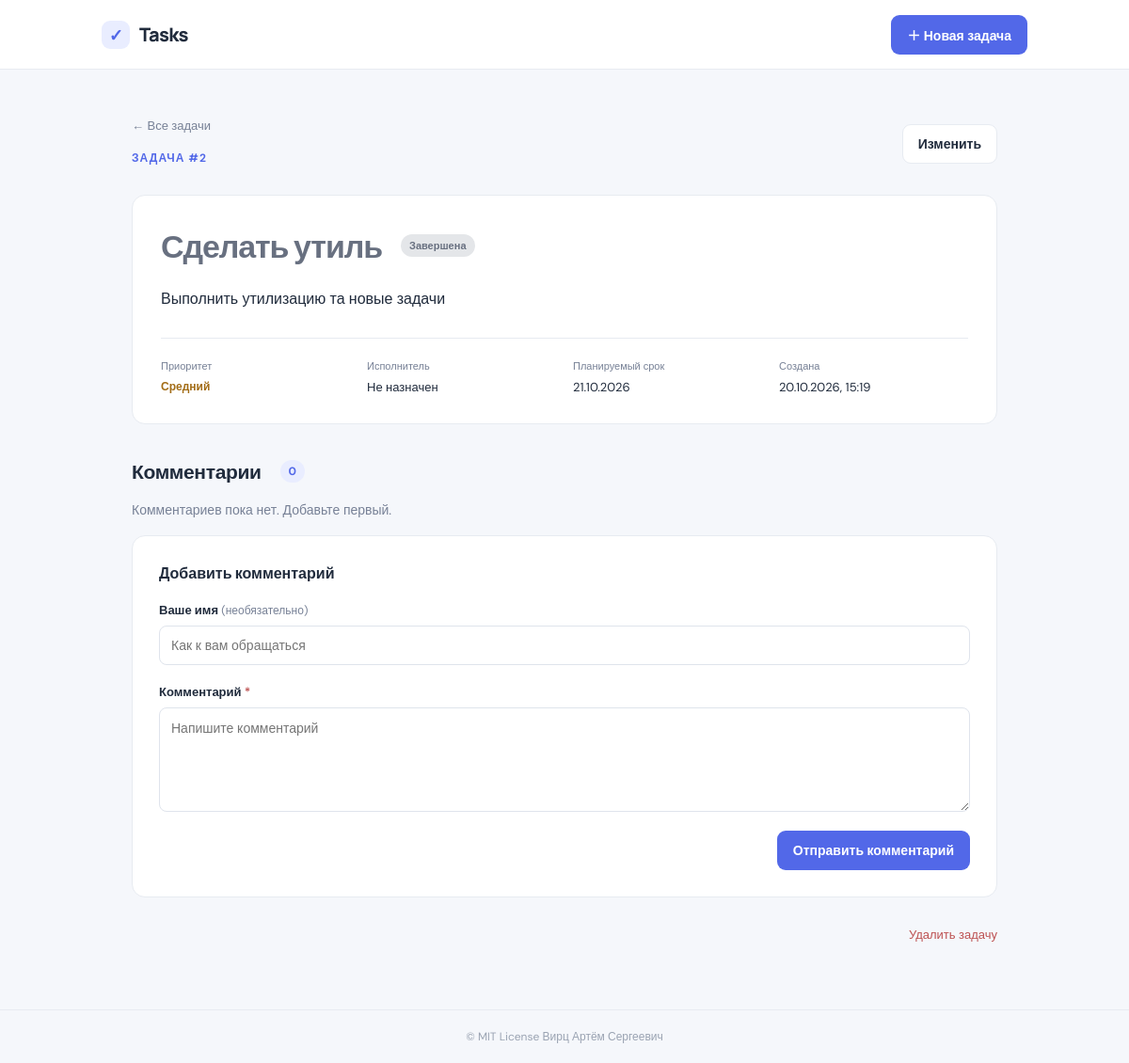
Page /tasks/2 on the committed database.
### tables this page shows
CREATE TABLE tasks (
                id INTEGER PRIMARY KEY AUTOINCREMENT,
                title TEXT NOT NULL,
                description TEXT NOT NULL DEFAULT '',
                due_date TEXT,
                priority TEXT NOT NULL CHECK (priority IN ('low', 'medium', 'high')),
                status TEXT NOT NULL CHECK (status IN ('new', 'in_progress', 'completed')),
                assignee TEXT NOT NULL DEFAULT '',
                created_at TEXT NOT NULL DEFAULT CURRENT_TIMESTAMP
            );

### app.py (the view)
    @app.get("/tasks/<int:task_id>")
    def task_detail(task_id):
        task = get_task(task_id)
        comments = get_db().execute(
            "SELECT * FROM comments WHERE task_id = ? ORDER BY created_at, id",
            (task_id,),
        ).fetchall()
        return render_template("task_detail.html", task=task, comments=comments)

### templates/task_detail.html (shortened to what this page needs)
{% extends "base.html" %}
{% block content %}
  <div class="page-heading compact-heading">
    <div>
      <a class="back-link" href="{{ url_for('index') }}">← Все задачи</a>
      <p class="eyebrow">Задача #{{ task.id }}</p>
    </div>
    <a class="button button-secondary" href="{{ url_for('edit_task', task_id=task.id) }}">Изменить</a>
  </div>
  <article class="detail-card{% if task.status == 'completed' %} detail-card-completed{% endif %}">
    <div class="detail-title-row">
      <h1>{{ task.title }}</h1>
      <span class="badge badge-{{ task.status }}">{{ STATUSES[task.status] }}</span>
    </div>
    {% if task.description %}
      <div class="detail-description">{{ task.description }}</div>
    {% else %}
      <p class="muted">Описание не добавлено.</p>
    {% endif %}
    <div class="detail-meta">
      <div><span class="meta-label">Приоритет</span><span class="priority priority-{{ task.priority }}">{{ PRIORITIES[task.priority] }}</span></div>
      <div><span class="meta-label">Исполнитель</span><span>{{ task.assignee or "Не назначен" }}</span></div>
      <div><span class="meta-label">Планируемый срок</span><span>{{ format_date(task.due_date) or "Не указан" }}</span></div>
      <div><span class="meta-label">Создана</span><span>{{ format_date(task.created_at) }}</span></div>
    </div>
  </article>
  <section class="comments-section">
    <div class="section-heading">
      <h2>Комментарии</h2>
      <span class="comment-count">{{ comments|length }}</span>
    </div>
    {% if comments %}
      <div class="comment-list">
        {% for comment in comments %}
          <article class="comment">
            <div class="comment-header">
              <strong>{{ comment.author or "Без имени" }}</strong>
              <time>{{ format_date(comment.created_at) }}</time>
            </div>
            <p>{{ comment.body }}</p>
          </article>
        {% endfor %}
      </div>
    {% else %}
      <p class="muted no-comments">Комментариев пока нет. Добавьте первый.</p>
    {% endif %}
    <form class="form-card comment-form" method="post"
          action="{{ url_for('add_comment', task_id=task.id) }}">
      <h3>Добавить комментарий</h3>
      <div class="field">
        <label for="author">Ваше имя <span class="optional">(необязательно)</span></label>
        <input id="author" name="author" type="text" maxlength="100" placeholder="Как к вам обращаться">
      </div>
      <div class="field">
        <label for="body">Комментарий <span class="required">*</span></label>
        <textarea id="body" name="body" rows="4" maxlength="5000" required
                  placeholder="Напишите комментарий"></textarea>
      </div>
      <div class="form-actions">
        <button class="button button-primary" type="submit">Отправить комментарий</button>
      </div>
    </form>
  </section>
  <form class="delete-form" method="post" action="{{ url_for('delete_task', task_id=task.id) }}"
        onsubmit="return confirm('Удалить задачу и все её комментарии?');">
    <button class="text-button danger-text" type="submit">Удалить задачу</button>
  </form>
{% endblock %}

### static/style.css (style rules this page uses)
:root { color-scheme: light; --ink: #202b3c; --muted: #778196; --line: #e7ebf1; --surface: #ffffff; --background: #f5f7fb; --primary: #5268e8; --primary-dark: #4054d1; --green: #23856a; --red: #bd5151; font-family: "DM Sans", sans-serif; background: var(--background); color: var(--ink); }
* { box-sizing: border-box; }
body { margin: 0; min-height: 100vh; display: flex; flex-direction: column; }
a { color: inherit; text-decoration: none; }
button, input, textarea, select { font: inherit; }
.page-heading, .detail-title-row, .task-title-row, .section-heading { display: flex; align-items: center; justify-content: space-between; gap: 20px; }
.page-heading { margin-bottom: 28px; }
.compact-heading { margin-bottom: 24px; }
h1, h2, h3, p { margin-top: 0; }
h1, h2, h3 { font-family: "Manrope", sans-serif; }
h1 { margin-bottom: 6px; font-size: clamp(26px, 4vw, 34px); letter-spacing: -1.1px; }
h2 { font-size: 18px; letter-spacing: -0.35px; }
.eyebrow { margin: 0 0 7px; color: var(--primary); font-size: 12px; font-weight: 700; letter-spacing: 1.1px; text-transform: uppercase; }
.muted, .optional { color: var(--muted); }
.button { display: inline-flex; align-items: center; justify-content: center; min-height: 42px; padding: 0 16px; border: 1px solid transparent; border-radius: 9px; cursor: pointer; font-size: 14px; font-weight: 600; transition: background .15s, border-color .15s, transform .15s; }
.button-primary { background: var(--primary); color: white; }
.button-secondary { background: white; border-color: var(--line); color: var(--ink); }
.task-card-completed, .detail-card-completed { background: #f0f1f3; border-color: #e5e6e8; }
.task-card-completed h2, .detail-card-completed h1 { color: #687080; }
.badge { display: inline-flex; align-items: center; padding: 5px 9px; border-radius: 99px; font-size: 11px; font-weight: 700; white-space: nowrap; }
.badge-completed { color: #687080; background: #e4e6e9; }
.priority { font-size: 12px; font-weight: 600; }
.priority-medium { color: #a26c16; }
.back-link { display: inline-block; margin-bottom: 18px; color: var(--muted); font-size: 13px; }
.form-card, .detail-card { padding: 28px; border: 1px solid var(--line); border-radius: 14px; background: var(--surface); }
.field { display: grid; gap: 8px; margin-bottom: 20px; }
.field label { font-size: 13px; font-weight: 600; }
.required { color: var(--red); }
.optional { font-size: 12px; font-weight: 400; }
.field input, .field textarea, .field select { width: 100%; padding: 11px 12px; border: 1px solid #dfe4ec; border-radius: 8px; outline: none; background: white; color: var(--ink); font-size: 14px; transition: border-color .15s, box-shadow .15s; }
.field textarea { resize: vertical; line-height: 1.55; }
.form-actions { display: flex; justify-content: flex-end; gap: 10px; margin-top: 8px; }
.detail-card { padding: 30px; }
.detail-title-row { justify-content: flex-start; flex-wrap: wrap; margin-bottom: 20px; }
.detail-title-row h1 { margin: 0; }
.detail-description { line-height: 1.7; white-space: pre-wrap; }
.detail-meta { display: grid; grid-template-columns: repeat(4, 1fr); gap: 18px; margin-top: 28px; padding-top: 22px; border-top: 1px solid var(--line); font-size: 13px; }
.detail-meta > div { display: grid; align-content: start; gap: 7px; }
.meta-label { color: var(--muted); font-size: 11px; }
.comments-section { margin-top: 36px; }
.section-heading { justify-content: flex-start; margin-bottom: 18px; }
.section-heading h2 { margin: 0; font-size: 21px; }
.comment-count { padding: 4px 9px; border-radius: 20px; background: #e9edff; color: var(--primary); font-size: 12px; font-weight: 700; }
.no-comments { margin: 0 0 18px; font-size: 14px; }
.comment-form { margin-top: 18px; }
.comment-form h3 { margin-bottom: 20px; font-size: 16px; }
.delete-form { display: flex; justify-content: flex-end; margin-top: 24px; }
.text-button { padding: 7px 0; border: 0; background: transparent; cursor: pointer; font-size: 13px; }
.danger-text { color: var(--red); }

### rows in the picture
tasks: id "2", title "Сделать утиль", status "Завершена", description "Выполнить утилизацию та новые задачи", priority "Средний", assignee "Не назначен", due_date "21.10.2026", created_at "20.10.2026, 15:19"

### other values in the picture
{{ comments|length }} "0"
